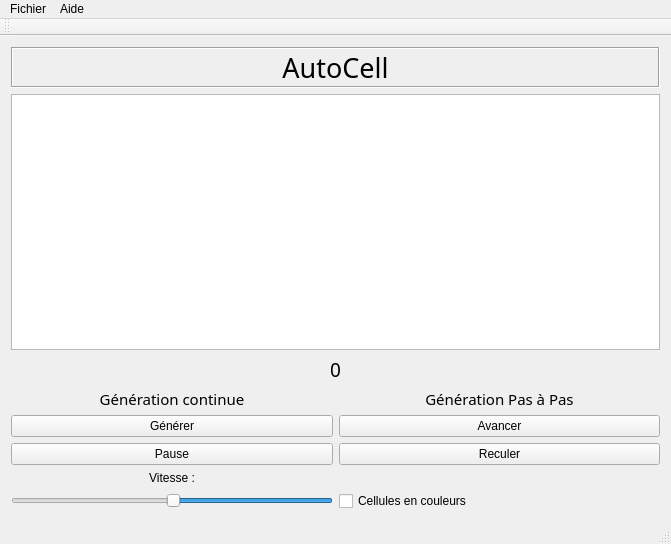
<?xml version="1.0" encoding="UTF-8"?>
<ui version="4.0">
 <class>AutoCell</class>
 <widget class="QMainWindow" name="AutoCell">
  <property name="geometry">
   <rect>
    <x>0</x>
    <y>0</y>
    <width>671</width>
    <height>544</height>
   </rect>
  </property>
  <property name="windowTitle">
   <string>AutoCell</string>
  </property>
  <widget class="QWidget" name="centralWidget">
   <layout class="QVBoxLayout" name="verticalLayout">
    <item>
     <widget class="QLabel" name="label">
      <property name="maximumSize">
       <size>
        <width>16777215</width>
        <height>50</height>
       </size>
      </property>
      <property name="font">
       <font>
        <family>Jokerman</family>
        <pointsize>20</pointsize>
       </font>
      </property>
      <property name="focusPolicy">
       <enum>Qt::NoFocus</enum>
      </property>
      <property name="frameShape">
       <enum>QFrame::Box</enum>
      </property>
      <property name="frameShadow">
       <enum>QFrame::Sunken</enum>
      </property>
      <property name="text">
       <string>AutoCell</string>
      </property>
      <property name="textFormat">
       <enum>Qt::AutoText</enum>
      </property>
      <property name="alignment">
       <set>Qt::AlignCenter</set>
      </property>
     </widget>
    </item>
    <item>
     <layout class="QGridLayout" name="gridLayout_2">
      <item row="0" column="0">
       <widget class="QTableWidget" name="tableWidget">
        <property name="maximumSize">
         <size>
          <width>1600</width>
          <height>900</height>
         </size>
        </property>
        <property name="autoFillBackground">
         <bool>false</bool>
        </property>
        <property name="sizeAdjustPolicy">
         <enum>QAbstractScrollArea::AdjustToContentsOnFirstShow</enum>
        </property>
        <property name="editTriggers">
         <set>QAbstractItemView::NoEditTriggers</set>
        </property>
        <property name="selectionMode">
         <enum>QAbstractItemView::NoSelection</enum>
        </property>
        <property name="iconSize">
         <size>
          <width>0</width>
          <height>0</height>
         </size>
        </property>
        <property name="textElideMode">
         <enum>Qt::ElideLeft</enum>
        </property>
        <attribute name="horizontalHeaderVisible">
         <bool>false</bool>
        </attribute>
        <attribute name="horizontalHeaderDefaultSectionSize">
         <number>14</number>
        </attribute>
        <attribute name="horizontalHeaderMinimumSectionSize">
         <number>23</number>
        </attribute>
        <attribute name="horizontalHeaderShowSortIndicator" stdset="0">
         <bool>true</bool>
        </attribute>
        <attribute name="verticalHeaderVisible">
         <bool>false</bool>
        </attribute>
        <attribute name="verticalHeaderDefaultSectionSize">
         <number>14</number>
        </attribute>
       </widget>
      </item>
     </layout>
    </item>
    <item>
     <widget class="QLabel" name="label_4">
      <property name="font">
       <font>
        <family>Algerian</family>
        <pointsize>14</pointsize>
       </font>
      </property>
      <property name="text">
       <string>0</string>
      </property>
      <property name="alignment">
       <set>Qt::AlignCenter</set>
      </property>
     </widget>
    </item>
    <item>
     <layout class="QGridLayout" name="gridLayout">
      <item row="0" column="0">
       <widget class="QLabel" name="label_2">
        <property name="maximumSize">
         <size>
          <width>16777215</width>
          <height>20</height>
         </size>
        </property>
        <property name="font">
         <font>
          <family>Baskerville Old Face</family>
          <pointsize>11</pointsize>
         </font>
        </property>
        <property name="text">
         <string>Génération continue</string>
        </property>
        <property name="alignment">
         <set>Qt::AlignCenter</set>
        </property>
       </widget>
      </item>
      <item row="0" column="1">
       <widget class="QLabel" name="label_3">
        <property name="maximumSize">
         <size>
          <width>16777215</width>
          <height>20</height>
         </size>
        </property>
        <property name="font">
         <font>
          <family>Baskerville Old Face</family>
          <pointsize>11</pointsize>
         </font>
        </property>
        <property name="text">
         <string>Génération Pas à Pas</string>
        </property>
        <property name="alignment">
         <set>Qt::AlignCenter</set>
        </property>
       </widget>
      </item>
      <item row="5" column="0">
       <widget class="QSlider" name="horizontalSlider">
        <property name="sizePolicy">
         <sizepolicy hsizetype="Preferred" vsizetype="Fixed">
          <horstretch>0</horstretch>
          <verstretch>0</verstretch>
         </sizepolicy>
        </property>
        <property name="maximumSize">
         <size>
          <width>16777215</width>
          <height>20</height>
         </size>
        </property>
        <property name="minimum">
         <number>10</number>
        </property>
        <property name="maximum">
         <number>1000</number>
        </property>
        <property name="value">
         <number>500</number>
        </property>
        <property name="orientation">
         <enum>Qt::Horizontal</enum>
        </property>
        <property name="invertedAppearance">
         <bool>true</bool>
        </property>
       </widget>
      </item>
      <item row="3" column="1">
       <widget class="QPushButton" name="pushButton_4">
        <property name="enabled">
         <bool>true</bool>
        </property>
        <property name="text">
         <string>Reculer</string>
        </property>
       </widget>
      </item>
      <item row="1" column="0">
       <widget class="QPushButton" name="pushButton">
        <property name="text">
         <string>Générer</string>
        </property>
       </widget>
      </item>
      <item row="3" column="0">
       <widget class="QPushButton" name="pushButton_3">
        <property name="text">
         <string>Pause</string>
        </property>
       </widget>
      </item>
      <item row="4" column="0">
       <widget class="QLabel" name="label_6">
        <property name="maximumSize">
         <size>
          <width>16777215</width>
          <height>15</height>
         </size>
        </property>
        <property name="text">
         <string>Vitesse :</string>
        </property>
        <property name="alignment">
         <set>Qt::AlignCenter</set>
        </property>
       </widget>
      </item>
      <item row="1" column="1">
       <widget class="QPushButton" name="pushButton_2">
        <property name="text">
         <string>Avancer</string>
        </property>
       </widget>
      </item>
      <item row="5" column="1">
       <widget class="QCheckBox" name="checkBox">
        <property name="text">
         <string>Cellules en couleurs</string>
        </property>
       </widget>
      </item>
     </layout>
    </item>
   </layout>
  </widget>
  <widget class="QMenuBar" name="menuBar">
   <property name="geometry">
    <rect>
     <x>0</x>
     <y>0</y>
     <width>671</width>
     <height>21</height>
    </rect>
   </property>
   <widget class="QMenu" name="menuFichier">
    <property name="title">
     <string>Fichier</string>
    </property>
    <addaction name="actionNouvel_Automate_2"/>
    <addaction name="actionCharger_Automate"/>
    <addaction name="actionSauvegarder_Automate"/>
   </widget>
   <widget class="QMenu" name="menuAide">
    <property name="title">
     <string>Aide</string>
    </property>
    <addaction name="actionCredits"/>
    <addaction name="actionDocumentation"/>
   </widget>
   <addaction name="menuFichier"/>
   <addaction name="menuAide"/>
  </widget>
  <widget class="QToolBar" name="mainToolBar">
   <attribute name="toolBarArea">
    <enum>TopToolBarArea</enum>
   </attribute>
   <attribute name="toolBarBreak">
    <bool>false</bool>
   </attribute>
  </widget>
  <widget class="QStatusBar" name="statusBar"/>
  <action name="actionNouvel_Automate">
   <property name="text">
    <string>Nouvel Automate</string>
   </property>
  </action>
  <action name="actionCharger_Automate">
   <property name="text">
    <string>Charger Automate</string>
   </property>
  </action>
  <action name="actionSauvegarder_Automate">
   <property name="text">
    <string>Sauvegarder Automate</string>
   </property>
  </action>
  <action name="actionCredits">
   <property name="text">
    <string>Credits</string>
   </property>
  </action>
  <action name="actionDocumentation">
   <property name="text">
    <string>Documentation</string>
   </property>
  </action>
  <action name="actionNouvel_Automate_2">
   <property name="text">
    <string>Nouvel Automate</string>
   </property>
  </action>
 </widget>
 <layoutdefault spacing="6" margin="11"/>
 <tabstops>
  <tabstop>tableWidget</tabstop>
  <tabstop>pushButton</tabstop>
  <tabstop>pushButton_3</tabstop>
  <tabstop>pushButton_2</tabstop>
  <tabstop>pushButton_4</tabstop>
  <tabstop>horizontalSlider</tabstop>
 </tabstops>
 <resources/>
 <connections/>
</ui>
